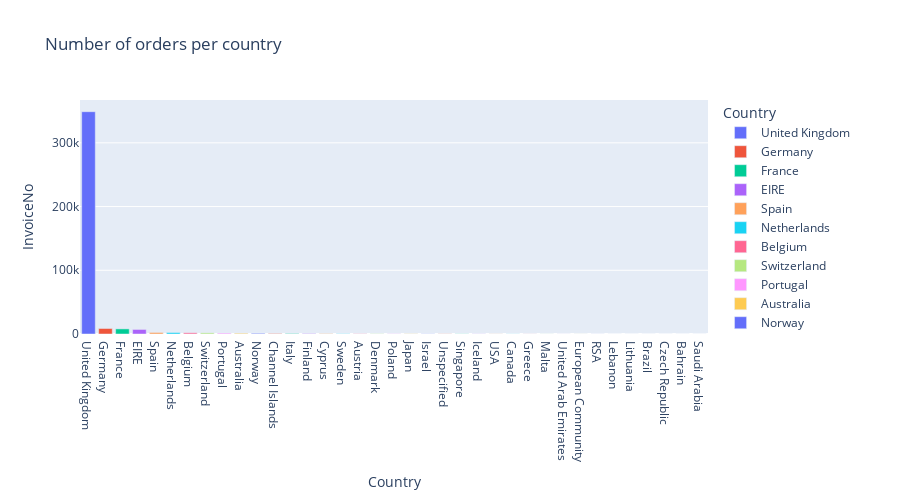

Notebook code cell kept with this figure:
### Markdown cell above
Теперь — заказы.

### Code cell
cnt_invvoice_per_cntrs = data.groupby('Country', as_index=False) \
    .InvoiceNo.count().sort_values(by='InvoiceNo', ascending=False)
    
fig = px.bar(
    cnt_invvoice_per_cntrs,
    x='Country',
    y='InvoiceNo',
    color='Country',
    title='Number of orders per country',
    height=500
)

fig.show()

### Figure 1 — Plotly figure (JSON) as saved in the notebook; plotly's stock layout.template omitted (floating-point values rounded to 4 significant figures)
{"data": [{"alignmentgroup": "True", "hovertemplate": "Country=%{x}<br>InvoiceNo=%{y}<extra></extra>", "legendgroup": "United Kingdom", "marker": {"color": "#636efa", "pattern": {"shape": ""}}, "name": "United Kingdom", "offsetgroup": "United Kingdom", "orientation": "v", "showlegend": true, "textposition": "auto", "type": "bar", "x": ["United Kingdom"], "xaxis": "x", "y": [348872], "yaxis": "y"}, {"alignmentgroup": "True", "hovertemplate": "Country=%{x}<br>InvoiceNo=%{y}<extra></extra>", "legendgroup": "Germany", "marker": {"color": "#EF553B", "pattern": {"shape": ""}}, "name": "Germany", "offsetgroup": "Germany", "orientation": "v", "showlegend": true, "textposition": "auto", "type": "bar", "x": ["Germany"], "xaxis": "x", "y": [8643], "yaxis": "y"}, {"alignmentgroup": "True", "hovertemplate": "Country=%{x}<br>InvoiceNo=%{y}<extra></extra>", "legendgroup": "France", "marker": {"color": "#00cc96", "pattern": {"shape": ""}}, "name": "France", "offsetgroup": "France", "orientation": "v", "showlegend": true, "textposition": "auto", "type": "bar", "x": ["France"], "xaxis": "x", "y": [8019], "yaxis": "y"}, {"alignmentgroup": "True", "hovertemplate": "Country=%{x}<br>InvoiceNo=%{y}<extra></extra>", "legendgroup": "EIRE", "marker": {"color": "#ab63fa", "pattern": {"shape": ""}}, "name": "EIRE", "offsetgroup": "EIRE", "orientation": "v", "showlegend": true, "textposition": "auto", "type": "bar", "x": ["EIRE"], "xaxis": "x", "y": [7126], "yaxis": "y"}, {"alignmentgroup": "True", "hovertemplate": "Country=%{x}<br>InvoiceNo=%{y}<extra></extra>", "legendgroup": "Spain", "marker": {"color": "#FFA15A", "pattern": {"shape": ""}}, "name": "Spain", "offsetgroup": "Spain", "orientation": "v", "showlegend": true, "textposition": "auto", "type": "bar", "x": ["Spain"], "xaxis": "x", "y": [2417], "yaxis": "y"}, {"alignmentgroup": "True", "hovertemplate": "Country=%{x}<br>InvoiceNo=%{y}<extra></extra>", "legendgroup": "Netherlands", "marker": {"color": "#19d3f3", "pattern": {"shape": ""}}, "name": "Netherlands", "offsetgroup": "Netherlands", "orientation": "v", "showlegend": true, "textposition": "auto", "type": "bar", "x": ["Netherlands"], "xaxis": "x", "y": [2322], "yaxis": "y"}, {"alignmentgroup": "True", "hovertemplate": "Country=%{x}<br>InvoiceNo=%{y}<extra></extra>", "legendgroup": "Belgium", "marker": {"color": "#FF6692", "pattern": {"shape": ""}}, "name": "Belgium", "offsetgroup": "Belgium", "orientation": "v", "showlegend": true, "textposition": "auto", "type": "bar", "x": ["Belgium"], "xaxis": "x", "y": [1935], "yaxis": "y"}, {"alignmentgroup": "True", "hovertemplate": "Country=%{x}<br>InvoiceNo=%{y}<extra></extra>", "legendgroup": "Switzerland", "marker": {"color": "#B6E880", "pattern": {"shape": ""}}, "name": "Switzerland", "offsetgroup": "Switzerland", "orientation": "v", "showlegend": true, "textposition": "auto", "type": "bar", "x": ["Switzerland"], "xaxis": "x", "y": [1810], "yaxis": "y"}, {"alignmentgroup": "True", "hovertemplate": "Country=%{x}<br>InvoiceNo=%{y}<extra></extra>", "legendgroup": "Portugal", "marker": {"color": "#FF97FF", "pattern": {"shape": ""}}, "name": "Portugal", "offsetgroup": "Portugal", "orientation": "v", "showlegend": true, "textposition": "auto", "type": "bar", "x": ["Portugal"], "xaxis": "x", "y": [1416], "yaxis": "y"}, {"alignmentgroup": "True", "hovertemplate": "Country=%{x}<br>InvoiceNo=%{y}<extra></extra>", "legendgroup": "Australia", "marker": {"color": "#FECB52", "pattern": {"shape": ""}}, "name": "Australia", "offsetgroup": "Australia", "orientation": "v", "showlegend": true, "textposition": "auto", "type": "bar", "x": ["Australia"], "xaxis": "x", "y": [1180], "yaxis": "y"}, {"alignmentgroup": "True", "hovertemplate": "Country=%{x}<br>InvoiceNo=%{y}<extra></extra>", "legendgroup": "Norway", "marker": {"color": "#636efa", "pattern": {"shape": ""}}, "name": "Norway", "offsetgroup": "Norway", "orientation": "v", "showlegend": true, "textposition": "auto", "type": "bar", "x": ["Norway"], "xaxis": "x", "y": [1048], "yaxis": "y"}, {"alignmentgroup": "True", "hovertemplate": "Country=%{x}<br>InvoiceNo=%{y}<extra></extra>", "legendgroup": "Channel Islands", "marker": {"color": "#EF553B", "pattern": {"shape": ""}}, "name": "Channel Islands", "offsetgroup": "Channel Islands", "orientation": "v", "showlegend": true, "textposition": "auto", "type": "bar", "x": ["Channel Islands"], "xaxis": "x", "y": [743], "yaxis": "y"}, {"alignmentgroup": "True", "hovertemplate": "Country=%{x}<br>InvoiceNo=%{y}<extra></extra>", "legendgroup": "Italy", "marker": {"color": "#00cc96", "pattern": {"shape": ""}}, "name": "Italy", "offsetgroup": "Italy", "orientation": "v", "showlegend": true, "textposition": "auto", "type": "bar", "x": ["Italy"], "xaxis": "x", "y": [741], "yaxis": "y"}, {"alignmentgroup": "True", "hovertemplate": "Country=%{x}<br>InvoiceNo=%{y}<extra></extra>", "legendgroup": "Finland", "marker": {"color": "#ab63fa", "pattern": {"shape": ""}}, "name": "Finland", "offsetgroup": "Finland", "orientation": "v", "showlegend": true, "textposition": "auto", "type": "bar", "x": ["Finland"], "xaxis": "x", "y": [647], "yaxis": "y"}, {"alignmentgroup": "True", "hovertemplate": "Country=%{x}<br>InvoiceNo=%{y}<extra></extra>", "legendgroup": "Cyprus", "marker": {"color": "#FFA15A", "pattern": {"shape": ""}}, "name": "Cyprus", "offsetgroup": "Cyprus", "orientation": "v", "showlegend": true, "textposition": "auto", "type": "bar", "x": ["Cyprus"], "xaxis": "x", "y": [601], "yaxis": "y"}, {"alignmentgroup": "True", "hovertemplate": "Country=%{x}<br>InvoiceNo=%{y}<extra></extra>", "legendgroup": "Sweden", "marker": {"color": "#19d3f3", "pattern": {"shape": ""}}, "name": "Sweden", "offsetgroup": "Sweden", "orientation": "v", "showlegend": true, "textposition": "auto", "type": "bar", "x": ["Sweden"], "xaxis": "x", "y": [427], "yaxis": "y"}, {"alignmentgroup": "True", "hovertemplate": "Country=%{x}<br>InvoiceNo=%{y}<extra></extra>", "legendgroup": "Austria", "marker": {"color": "#FF6692", "pattern": {"shape": ""}}, "name": "Austria", "offsetgroup": "Austria", "orientation": "v", "showlegend": true, "textposition": "auto", "type": "bar", "x": ["Austria"], "xaxis": "x", "y": [384], "yaxis": "y"}, {"alignmentgroup": "True", "hovertemplate": "Country=%{x}<br>InvoiceNo=%{y}<extra></extra>", "legendgroup": "Denmark", "marker": {"color": "#B6E880", "pattern": {"shape": ""}}, "name": "Denmark", "offsetgroup": "Denmark", "orientation": "v", "showlegend": true, "textposition": "auto", "type": "bar", "x": ["Denmark"], "xaxis": "x", "y": [367], "yaxis": "y"}, {"alignmentgroup": "True", "hovertemplate": "Country=%{x}<br>InvoiceNo=%{y}<extra></extra>", "legendgroup": "Poland", "marker": {"color": "#FF97FF", "pattern": {"shape": ""}}, "name": "Poland", "offsetgroup": "Poland", "orientation": "v", "showlegend": true, "textposition": "auto", "type": "bar", "x": ["Poland"], "xaxis": "x", "y": [325], "yaxis": "y"}, {"alignmentgroup": "True", "hovertemplate": "Country=%{x}<br>InvoiceNo=%{y}<extra></extra>", "legendgroup": "Japan", "marker": {"color": "#FECB52", "pattern": {"shape": ""}}, "name": "Japan", "offsetgroup": "Japan", "orientation": "v", "showlegend": true, "textposition": "auto", "type": "bar", "x": ["Japan"], "xaxis": "x", "y": [321], "yaxis": "y"}, {"alignmentgroup": "True", "hovertemplate": "Country=%{x}<br>InvoiceNo=%{y}<extra></extra>", "legendgroup": "Israel", "marker": {"color": "#636efa", "pattern": {"shape": ""}}, "name": "Israel", "offsetgroup": "Israel", "orientation": "v", "showlegend": true, "textposition": "auto", "type": "bar", "x": ["Israel"], "xaxis": "x", "y": [245], "yaxis": "y"}, {"alignmentgroup": "True", "hovertemplate": "Country=%{x}<br>InvoiceNo=%{y}<extra></extra>", "legendgroup": "Unspecified", "marker": {"color": "#EF553B", "pattern": {"shape": ""}}, "name": "Unspecified", "offsetgroup": "Unspecified", "orientation": "v", "showlegend": true, "textposition": "auto", "type": "bar", "x": ["Unspecified"], "xaxis": "x", "y": [241], "yaxis": "y"}, {"alignmentgroup": "True", "hovertemplate": "Country=%{x}<br>InvoiceNo=%{y}<extra></extra>", "legendgroup": "Singapore", "marker": {"color": "#00cc96", "pattern": {"shape": ""}}, "name": "Singapore", "offsetgroup": "Singapore", "orientation": "v", "showlegend": true, "textposition": "auto", "type": "bar", "x": ["Singapore"], "xaxis": "x", "y": [215], "yaxis": "y"}, {"alignmentgroup": "True", "hovertemplate": "Country=%{x}<br>InvoiceNo=%{y}<extra></extra>", "legendgroup": "Iceland", "marker": {"color": "#ab63fa", "pattern": {"shape": ""}}, "name": "Iceland", "offsetgroup": "Iceland", "orientation": "v", "showlegend": true, "textposition": "auto", "type": "bar", "x": ["Iceland"], "xaxis": "x", "y": [182], "yaxis": "y"}, {"alignmentgroup": "True", "hovertemplate": "Country=%{x}<br>InvoiceNo=%{y}<extra></extra>", "legendgroup": "USA", "marker": {"color": "#FFA15A", "pattern": {"shape": ""}}, "name": "USA", "offsetgroup": "USA", "orientation": "v", "showlegend": true, "textposition": "auto", "type": "bar", "x": ["USA"], "xaxis": "x", "y": [179], "yaxis": "y"}, {"alignmentgroup": "True", "hovertemplate": "Country=%{x}<br>InvoiceNo=%{y}<extra></extra>", "legendgroup": "Canada", "marker": {"color": "#19d3f3", "pattern": {"shape": ""}}, "name": "Canada", "offsetgroup": "Canada", "orientation": "v", "showlegend": true, "textposition": "auto", "type": "bar", "x": ["Canada"], "xaxis": "x", "y": [150], "yaxis": "y"}, {"alignmentgroup": "True", "hovertemplate": "Country=%{x}<br>InvoiceNo=%{y}<extra></extra>", "legendgroup": "Greece", "marker": {"color": "#FF6692", "pattern": {"shape": ""}}, "name": "Greece", "offsetgroup": "Greece", "orientation": "v", "showlegend": true, "textposition": "auto", "type": "bar", "x": ["Greece"], "xaxis": "x", "y": [142], "yaxis": "y"}, {"alignmentgroup": "True", "hovertemplate": "Country=%{x}<br>InvoiceNo=%{y}<extra></extra>", "legendgroup": "Malta", "marker": {"color": "#B6E880", "pattern": {"shape": ""}}, "name": "Malta", "offsetgroup": "Malta", "orientation": "v", "showlegend": true, "textposition": "auto", "type": "bar", "x": ["Malta"], "xaxis": "x", "y": [109], "yaxis": "y"}, {"alignmentgroup": "True", "hovertemplate": "Country=%{x}<br>InvoiceNo=%{y}<extra></extra>", "legendgroup": "United Arab Emirates", "marker": {"color": "#FF97FF", "pattern": {"shape": ""}}, "name": "United Arab Emirates", "offsetgroup": "United Arab Emirates", "orientation": "v", "showlegend": true, "textposition": "auto", "type": "bar", "x": ["United Arab Emirates"], "xaxis": "x", "y": [67], "yaxis": "y"}, {"alignmentgroup": "True", "hovertemplate": "Country=%{x}<br>InvoiceNo=%{y}<extra></extra>", "legendgroup": "European Community", "marker": {"color": "#FECB52", "pattern": {"shape": ""}}, "name": "European Community", "offsetgroup": "European Community", "orientation": "v", "showlegend": true, "textposition": "auto", "type": "bar", "x": ["European Community"], "xaxis": "x", "y": [57], "yaxis": "y"}, {"alignmentgroup": "True", "hovertemplate": "Country=%{x}<br>InvoiceNo=%{y}<extra></extra>", "legendgroup": "RSA", "marker": {"color": "#636efa", "pattern": {"shape": ""}}, "name": "RSA", "offsetgroup": "RSA", "orientation": "v", "showlegend": true, "textposition": "auto", "type": "bar", "x": ["RSA"], "xaxis": "x", "y": [57], "yaxis": "y"}, {"alignmentgroup": "True", "hovertemplate": "Country=%{x}<br>InvoiceNo=%{y}<extra></extra>", "legendgroup": "Lebanon", "marker": {"color": "#EF553B", "pattern": {"shape": ""}}, "name": "Lebanon", "offsetgroup": "Lebanon", "orientation": "v", "showlegend": true, "textposition": "auto", "type": "bar", "x": ["Lebanon"], "xaxis": "x", "y": [45], "yaxis": "y"}, {"alignmentgroup": "True", "hovertemplate": "Country=%{x}<br>InvoiceNo=%{y}<extra></extra>", "legendgroup": "Lithuania", "marker": {"color": "#00cc96", "pattern": {"shape": ""}}, "name": "Lithuania", "offsetgroup": "Lithuania", "orientation": "v", "showlegend": true, "textposition": "auto", "type": "bar", "x": ["Lithuania"], "xaxis": "x", "y": [35], "yaxis": "y"}, {"alignmentgroup": "True", "hovertemplate": "Country=%{x}<br>InvoiceNo=%{y}<extra></extra>", "legendgroup": "Brazil", "marker": {"color": "#ab63fa", "pattern": {"shape": ""}}, "name": "Brazil", "offsetgroup": "Brazil", "orientation": "v", "showlegend": true, "textposition": "auto", "type": "bar", "x": ["Brazil"], "xaxis": "x", "y": [32], "yaxis": "y"}, {"alignmentgroup": "True", "hovertemplate": "Country=%{x}<br>InvoiceNo=%{y}<extra></extra>", "legendgroup": "Czech Republic", "marker": {"color": "#FFA15A", "pattern": {"shape": ""}}, "name": "Czech Republic", "offsetgroup": "Czech Republic", "orientation": "v", "showlegend": true, "textposition": "auto", "type": "bar", "x": ["Czech Republic"], "xaxis": "x", "y": [24], "yaxis": "y"}, {"alignmentgroup": "True", "hovertemplate": "Country=%{x}<br>InvoiceNo=%{y}<extra></extra>", "legendgroup": "Bahrain", "marker": {"color": "#19d3f3", "pattern": {"shape": ""}}, "name": "Bahrain", "offsetgroup": "Bahrain", "orientation": "v", "showlegend": true, "textposition": "auto", "type": "bar", "x": ["Bahrain"], "xaxis": "x", "y": [17], "yaxis": "y"}, {"alignmentgroup": "True", "hovertemplate": "Country=%{x}<br>InvoiceNo=%{y}<extra></extra>", "legendgroup": "Saudi Arabia", "marker": {"color": "#FF6692", "pattern": {"shape": ""}}, "name": "Saudi Arabia", "offsetgroup": "Saudi Arabia", "orientation": "v", "showlegend": true, "textposition": "auto", "type": "bar", "x": ["Saudi Arabia"], "xaxis": "x", "y": [9], "yaxis": "y"}], "layout": {"barmode": "relative", "height": 500, "legend": {"title": {"text": "Country"}, "tracegroupgap": 0}, "title": {"text": "Number of orders per country"}, "xaxis": {"anchor": "y", "categoryarray": ["United Kingdom", "Germany", "France", "EIRE", "Spain", "Netherlands", "Belgium", "Switzerland", "Portugal", "Australia", "Norway", "Channel Islands", "Italy", "Finland", "Cyprus", "Sweden", "Austria", "Denmark", "Poland", "Japan", "Israel", "Unspecified", "Singapore", "Iceland", "USA", "Canada", "Greece", "Malta", "United Arab Emirates", "European Community", "RSA", "Lebanon", "Lithuania", "Brazil", "Czech Republic", "Bahrain", "Saudi Arabia"], "categoryorder": "array", "domain": [0, 1], "title": {"text": "Country"}}, "yaxis": {"anchor": "x", "domain": [0, 1], "title": {"text": "InvoiceNo"}}}}
